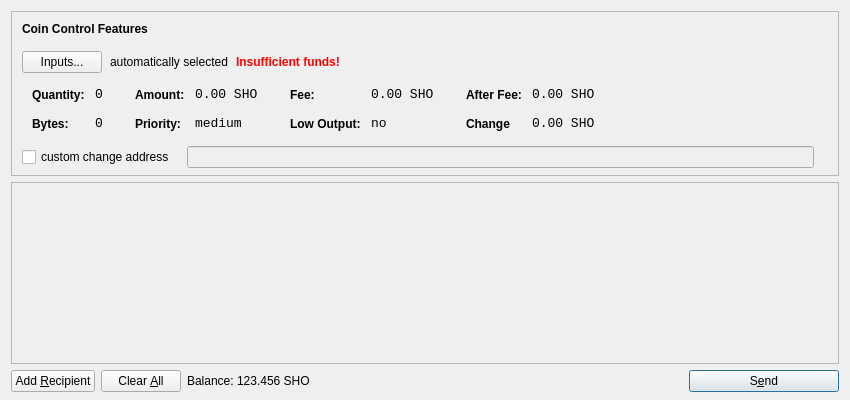
<?xml version="1.0" encoding="UTF-8"?>
<ui version="4.0">
 <class>SendCoinsDialog</class>
 <widget class="QDialog" name="SendCoinsDialog">
  <property name="geometry">
   <rect>
    <x>0</x>
    <y>0</y>
    <width>850</width>
    <height>400</height>
   </rect>
  </property>
  <property name="windowTitle">
   <string>Send Coins</string>
  </property>
  <layout class="QVBoxLayout" name="verticalLayout" stretch="0,1,0">
   <property name="bottomMargin">
    <number>8</number>
   </property>
   <item>
    <widget class="QFrame" name="frameCoinControl">
     <property name="sizePolicy">
      <sizepolicy hsizetype="Expanding" vsizetype="Expanding">
       <horstretch>0</horstretch>
       <verstretch>0</verstretch>
      </sizepolicy>
     </property>
     <property name="maximumSize">
      <size>
       <width>16777215</width>
       <height>16777215</height>
      </size>
     </property>
     <property name="frameShape">
      <enum>QFrame::StyledPanel</enum>
     </property>
     <property name="frameShadow">
      <enum>QFrame::Sunken</enum>
     </property>
     <layout class="QVBoxLayout" name="verticalLayoutCoinControl2">
      <property name="spacing">
       <number>-1</number>
      </property>
      <property name="leftMargin">
       <number>0</number>
      </property>
      <property name="topMargin">
       <number>0</number>
      </property>
      <property name="rightMargin">
       <number>0</number>
      </property>
      <property name="bottomMargin">
       <number>6</number>
      </property>
      <item>
       <layout class="QVBoxLayout" name="verticalLayoutCoinControl" stretch="0,0,0,0,1">
        <property name="spacing">
         <number>0</number>
        </property>
        <property name="leftMargin">
         <number>10</number>
        </property>
        <property name="topMargin">
         <number>10</number>
        </property>
        <item>
         <layout class="QHBoxLayout" name="horizontalLayoutCoinControl1">
          <property name="bottomMargin">
           <number>15</number>
          </property>
          <item>
           <widget class="QLabel" name="labelCoinControlFeatures">
            <property name="sizePolicy">
             <sizepolicy hsizetype="Preferred" vsizetype="Maximum">
              <horstretch>0</horstretch>
              <verstretch>0</verstretch>
             </sizepolicy>
            </property>
            <property name="font">
             <font>
              <weight>75</weight>
              <bold>true</bold>
             </font>
            </property>
            <property name="styleSheet">
             <string notr="true">font-weight:bold;</string>
            </property>
            <property name="text">
             <string>Coin Control Features</string>
            </property>
           </widget>
          </item>
         </layout>
        </item>
        <item>
         <layout class="QHBoxLayout" name="horizontalLayoutCoinControl2" stretch="0,0,0,0">
          <property name="spacing">
           <number>8</number>
          </property>
          <property name="bottomMargin">
           <number>10</number>
          </property>
          <item>
           <widget class="QPushButton" name="pushButtonCoinControl">
            <property name="styleSheet">
             <string notr="true"/>
            </property>
            <property name="text">
             <string>Inputs...</string>
            </property>
           </widget>
          </item>
          <item>
           <widget class="QLabel" name="labelCoinControlAutomaticallySelected">
            <property name="text">
             <string>automatically selected</string>
            </property>
            <property name="margin">
             <number>5</number>
            </property>
           </widget>
          </item>
          <item>
           <widget class="QLabel" name="labelCoinControlInsuffFunds">
            <property name="font">
             <font>
              <weight>75</weight>
              <bold>true</bold>
             </font>
            </property>
            <property name="styleSheet">
             <string notr="true">color:red;font-weight:bold;</string>
            </property>
            <property name="text">
             <string>Insufficient funds!</string>
            </property>
            <property name="margin">
             <number>5</number>
            </property>
           </widget>
          </item>
          <item>
           <spacer name="horizontalSpacerCoinControl">
            <property name="orientation">
             <enum>Qt::Horizontal</enum>
            </property>
            <property name="sizeHint" stdset="0">
             <size>
              <width>40</width>
              <height>1</height>
             </size>
            </property>
           </spacer>
          </item>
         </layout>
        </item>
        <item>
         <widget class="QWidget" name="widgetCoinControl" native="true">
          <property name="sizePolicy">
           <sizepolicy hsizetype="Preferred" vsizetype="Preferred">
            <horstretch>0</horstretch>
            <verstretch>0</verstretch>
           </sizepolicy>
          </property>
          <property name="minimumSize">
           <size>
            <width>0</width>
            <height>0</height>
           </size>
          </property>
          <property name="styleSheet">
           <string notr="true"/>
          </property>
          <layout class="QHBoxLayout" name="horizontalLayoutCoinControl5">
           <property name="margin">
            <number>0</number>
           </property>
           <item>
            <layout class="QHBoxLayout" name="horizontalLayoutCoinControl3" stretch="0,0,0,1">
             <property name="spacing">
              <number>20</number>
             </property>
             <property name="topMargin">
              <number>0</number>
             </property>
             <property name="bottomMargin">
              <number>10</number>
             </property>
             <item>
              <layout class="QFormLayout" name="formLayoutCoinControl1">
               <property name="horizontalSpacing">
                <number>10</number>
               </property>
               <property name="verticalSpacing">
                <number>14</number>
               </property>
               <property name="leftMargin">
                <number>10</number>
               </property>
               <property name="topMargin">
                <number>4</number>
               </property>
               <property name="rightMargin">
                <number>6</number>
               </property>
               <item row="0" column="0">
                <widget class="QLabel" name="labelCoinControlQuantityText">
                 <property name="styleSheet">
                  <string notr="true">font-weight:bold;</string>
                 </property>
                 <property name="text">
                  <string>Quantity:</string>
                 </property>
                 <property name="margin">
                  <number>0</number>
                 </property>
                </widget>
               </item>
               <item row="0" column="1">
                <widget class="QLabel" name="labelCoinControlQuantity">
                 <property name="font">
                  <font>
                   <family>Monospace</family>
                   <pointsize>10</pointsize>
                  </font>
                 </property>
                 <property name="cursor">
                  <cursorShape>IBeamCursor</cursorShape>
                 </property>
                 <property name="contextMenuPolicy">
                  <enum>Qt::ActionsContextMenu</enum>
                 </property>
                 <property name="text">
                  <string>0</string>
                 </property>
                 <property name="margin">
                  <number>0</number>
                 </property>
                 <property name="textInteractionFlags">
                  <set>Qt::LinksAccessibleByMouse|Qt::TextSelectableByKeyboard|Qt::TextSelectableByMouse</set>
                 </property>
                </widget>
               </item>
               <item row="1" column="0">
                <widget class="QLabel" name="labelCoinControlBytesText">
                 <property name="styleSheet">
                  <string notr="true">font-weight:bold;</string>
                 </property>
                 <property name="text">
                  <string>Bytes:</string>
                 </property>
                </widget>
               </item>
               <item row="1" column="1">
                <widget class="QLabel" name="labelCoinControlBytes">
                 <property name="font">
                  <font>
                   <family>Monospace</family>
                   <pointsize>10</pointsize>
                  </font>
                 </property>
                 <property name="cursor">
                  <cursorShape>IBeamCursor</cursorShape>
                 </property>
                 <property name="contextMenuPolicy">
                  <enum>Qt::ActionsContextMenu</enum>
                 </property>
                 <property name="text">
                  <string>0</string>
                 </property>
                 <property name="textInteractionFlags">
                  <set>Qt::LinksAccessibleByMouse|Qt::TextSelectableByKeyboard|Qt::TextSelectableByMouse</set>
                 </property>
                </widget>
               </item>
              </layout>
             </item>
             <item>
              <layout class="QFormLayout" name="formLayoutCoinControl2">
               <property name="horizontalSpacing">
                <number>10</number>
               </property>
               <property name="verticalSpacing">
                <number>14</number>
               </property>
               <property name="leftMargin">
                <number>6</number>
               </property>
               <property name="topMargin">
                <number>4</number>
               </property>
               <property name="rightMargin">
                <number>6</number>
               </property>
               <item row="0" column="0">
                <widget class="QLabel" name="labelCoinControlAmountText">
                 <property name="styleSheet">
                  <string notr="true">font-weight:bold;</string>
                 </property>
                 <property name="text">
                  <string>Amount:</string>
                 </property>
                 <property name="margin">
                  <number>0</number>
                 </property>
                </widget>
               </item>
               <item row="0" column="1">
                <widget class="QLabel" name="labelCoinControlAmount">
                 <property name="font">
                  <font>
                   <family>Monospace</family>
                   <pointsize>10</pointsize>
                  </font>
                 </property>
                 <property name="cursor">
                  <cursorShape>IBeamCursor</cursorShape>
                 </property>
                 <property name="contextMenuPolicy">
                  <enum>Qt::ActionsContextMenu</enum>
                 </property>
                 <property name="text">
                  <string>0.00 SHO</string>
                 </property>
                 <property name="textInteractionFlags">
                  <set>Qt::LinksAccessibleByMouse|Qt::TextSelectableByKeyboard|Qt::TextSelectableByMouse</set>
                 </property>
                </widget>
               </item>
               <item row="1" column="0">
                <widget class="QLabel" name="labelCoinControlPriorityText">
                 <property name="styleSheet">
                  <string notr="true">font-weight:bold;</string>
                 </property>
                 <property name="text">
                  <string>Priority:</string>
                 </property>
                </widget>
               </item>
               <item row="1" column="1">
                <widget class="QLabel" name="labelCoinControlPriority">
                 <property name="font">
                  <font>
                   <family>Monospace</family>
                   <pointsize>10</pointsize>
                  </font>
                 </property>
                 <property name="cursor">
                  <cursorShape>IBeamCursor</cursorShape>
                 </property>
                 <property name="contextMenuPolicy">
                  <enum>Qt::ActionsContextMenu</enum>
                 </property>
                 <property name="text">
                  <string>medium</string>
                 </property>
                 <property name="textInteractionFlags">
                  <set>Qt::LinksAccessibleByMouse|Qt::TextSelectableByKeyboard|Qt::TextSelectableByMouse</set>
                 </property>
                </widget>
               </item>
              </layout>
             </item>
             <item>
              <layout class="QFormLayout" name="formLayoutCoinControl3">
               <property name="horizontalSpacing">
                <number>10</number>
               </property>
               <property name="verticalSpacing">
                <number>14</number>
               </property>
               <property name="leftMargin">
                <number>6</number>
               </property>
               <property name="topMargin">
                <number>4</number>
               </property>
               <property name="rightMargin">
                <number>6</number>
               </property>
               <item row="0" column="0">
                <widget class="QLabel" name="labelCoinControlFeeText">
                 <property name="styleSheet">
                  <string notr="true">font-weight:bold;</string>
                 </property>
                 <property name="text">
                  <string>Fee:</string>
                 </property>
                 <property name="margin">
                  <number>0</number>
                 </property>
                </widget>
               </item>
               <item row="0" column="1">
                <widget class="QLabel" name="labelCoinControlFee">
                 <property name="font">
                  <font>
                   <family>Monospace</family>
                   <pointsize>10</pointsize>
                  </font>
                 </property>
                 <property name="cursor">
                  <cursorShape>IBeamCursor</cursorShape>
                 </property>
                 <property name="contextMenuPolicy">
                  <enum>Qt::ActionsContextMenu</enum>
                 </property>
                 <property name="text">
                  <string>0.00 SHO</string>
                 </property>
                 <property name="textInteractionFlags">
                  <set>Qt::LinksAccessibleByMouse|Qt::TextSelectableByKeyboard|Qt::TextSelectableByMouse</set>
                 </property>
                </widget>
               </item>
               <item row="1" column="0">
                <widget class="QLabel" name="labelCoinControlLowOutputText">
                 <property name="styleSheet">
                  <string notr="true">font-weight:bold;</string>
                 </property>
                 <property name="text">
                  <string>Low Output:</string>
                 </property>
                </widget>
               </item>
               <item row="1" column="1">
                <widget class="QLabel" name="labelCoinControlLowOutput">
                 <property name="font">
                  <font>
                   <family>Monospace</family>
                   <pointsize>10</pointsize>
                  </font>
                 </property>
                 <property name="cursor">
                  <cursorShape>IBeamCursor</cursorShape>
                 </property>
                 <property name="contextMenuPolicy">
                  <enum>Qt::ActionsContextMenu</enum>
                 </property>
                 <property name="text">
                  <string>no</string>
                 </property>
                 <property name="textInteractionFlags">
                  <set>Qt::LinksAccessibleByMouse|Qt::TextSelectableByKeyboard|Qt::TextSelectableByMouse</set>
                 </property>
                </widget>
               </item>
              </layout>
             </item>
             <item>
              <layout class="QFormLayout" name="formLayoutCoinControl4">
               <property name="horizontalSpacing">
                <number>10</number>
               </property>
               <property name="verticalSpacing">
                <number>14</number>
               </property>
               <property name="leftMargin">
                <number>6</number>
               </property>
               <property name="topMargin">
                <number>4</number>
               </property>
               <property name="rightMargin">
                <number>6</number>
               </property>
               <item row="0" column="0">
                <widget class="QLabel" name="labelCoinControlAfterFeeText">
                 <property name="styleSheet">
                  <string notr="true">font-weight:bold;</string>
                 </property>
                 <property name="text">
                  <string>After Fee:</string>
                 </property>
                 <property name="margin">
                  <number>0</number>
                 </property>
                </widget>
               </item>
               <item row="0" column="1">
                <widget class="QLabel" name="labelCoinControlAfterFee">
                 <property name="font">
                  <font>
                   <family>Monospace</family>
                   <pointsize>10</pointsize>
                  </font>
                 </property>
                 <property name="cursor">
                  <cursorShape>IBeamCursor</cursorShape>
                 </property>
                 <property name="contextMenuPolicy">
                  <enum>Qt::ActionsContextMenu</enum>
                 </property>
                 <property name="text">
                  <string>0.00 SHO</string>
                 </property>
                 <property name="textInteractionFlags">
                  <set>Qt::LinksAccessibleByMouse|Qt::TextSelectableByKeyboard|Qt::TextSelectableByMouse</set>
                 </property>
                </widget>
               </item>
               <item row="1" column="0">
                <widget class="QLabel" name="labelCoinControlChangeText">
                 <property name="styleSheet">
                  <string notr="true">font-weight:bold;</string>
                 </property>
                 <property name="text">
                  <string>Change</string>
                 </property>
                </widget>
               </item>
               <item row="1" column="1">
                <widget class="QLabel" name="labelCoinControlChange">
                 <property name="font">
                  <font>
                   <family>Monospace</family>
                   <pointsize>10</pointsize>
                  </font>
                 </property>
                 <property name="cursor">
                  <cursorShape>IBeamCursor</cursorShape>
                 </property>
                 <property name="contextMenuPolicy">
                  <enum>Qt::ActionsContextMenu</enum>
                 </property>
                 <property name="text">
                  <string>0.00 SHO</string>
                 </property>
                 <property name="textInteractionFlags">
                  <set>Qt::LinksAccessibleByMouse|Qt::TextSelectableByKeyboard|Qt::TextSelectableByMouse</set>
                 </property>
                </widget>
               </item>
              </layout>
             </item>
            </layout>
           </item>
          </layout>
         </widget>
        </item>
        <item>
         <layout class="QHBoxLayout" name="horizontalLayoutCoinControl4" stretch="0,0,0">
          <property name="spacing">
           <number>12</number>
          </property>
          <property name="sizeConstraint">
           <enum>QLayout::SetDefaultConstraint</enum>
          </property>
          <property name="topMargin">
           <number>5</number>
          </property>
          <property name="rightMargin">
           <number>5</number>
          </property>
          <item>
           <widget class="QCheckBox" name="checkBoxCoinControlChange">
            <property name="text">
             <string>custom change address</string>
            </property>
           </widget>
          </item>
          <item>
           <widget class="QLineEdit" name="lineEditCoinControlChange">
            <property name="enabled">
             <bool>false</bool>
            </property>
            <property name="sizePolicy">
             <sizepolicy hsizetype="Expanding" vsizetype="Fixed">
              <horstretch>0</horstretch>
              <verstretch>0</verstretch>
             </sizepolicy>
            </property>
           </widget>
          </item>
          <item>
           <widget class="QLabel" name="labelCoinControlChangeLabel">
            <property name="sizePolicy">
             <sizepolicy hsizetype="Preferred" vsizetype="Expanding">
              <horstretch>0</horstretch>
              <verstretch>0</verstretch>
             </sizepolicy>
            </property>
            <property name="minimumSize">
             <size>
              <width>0</width>
              <height>0</height>
             </size>
            </property>
            <property name="text">
             <string/>
            </property>
            <property name="margin">
             <number>3</number>
            </property>
           </widget>
          </item>
         </layout>
        </item>
        <item>
         <spacer name="verticalSpacerCoinControl">
          <property name="orientation">
           <enum>Qt::Vertical</enum>
          </property>
          <property name="sizeHint" stdset="0">
           <size>
            <width>800</width>
            <height>1</height>
           </size>
          </property>
         </spacer>
        </item>
       </layout>
      </item>
     </layout>
    </widget>
   </item>
   <item>
    <widget class="QScrollArea" name="scrollArea">
     <property name="widgetResizable">
      <bool>true</bool>
     </property>
     <widget class="QWidget" name="scrollAreaWidgetContents">
      <property name="geometry">
       <rect>
        <x>0</x>
        <y>0</y>
        <width>830</width>
        <height>165</height>
       </rect>
      </property>
      <layout class="QVBoxLayout" name="verticalLayout_2">
       <property name="margin">
        <number>0</number>
       </property>
       <item>
        <layout class="QVBoxLayout" name="entries">
         <property name="spacing">
          <number>6</number>
         </property>
        </layout>
       </item>
       <item>
        <spacer name="verticalSpacer">
         <property name="orientation">
          <enum>Qt::Vertical</enum>
         </property>
         <property name="sizeHint" stdset="0">
          <size>
           <width>20</width>
           <height>40</height>
          </size>
         </property>
        </spacer>
       </item>
      </layout>
     </widget>
    </widget>
   </item>
   <item>
    <layout class="QHBoxLayout" name="horizontalLayout">
     <item>
      <widget class="QPushButton" name="addButton">
       <property name="toolTip">
        <string>Send to multiple recipients at once</string>
       </property>
       <property name="text">
        <string>Add &amp;Recipient</string>
       </property>
       <property name="icon">
        <iconset resource="../bitcoin.qrc">
         <normaloff>:/icons/add</normaloff>:/icons/add</iconset>
       </property>
       <property name="autoDefault">
        <bool>false</bool>
       </property>
      </widget>
     </item>
     <item>
      <widget class="QPushButton" name="clearButton">
       <property name="sizePolicy">
        <sizepolicy hsizetype="Minimum" vsizetype="Fixed">
         <horstretch>0</horstretch>
         <verstretch>0</verstretch>
        </sizepolicy>
       </property>
       <property name="toolTip">
        <string>Remove all transaction fields</string>
       </property>
       <property name="text">
        <string>Clear &amp;All</string>
       </property>
       <property name="icon">
        <iconset resource="../bitcoin.qrc">
         <normaloff>:/icons/remove</normaloff>:/icons/remove</iconset>
       </property>
       <property name="autoRepeatDelay">
        <number>300</number>
       </property>
       <property name="autoDefault">
        <bool>false</bool>
       </property>
      </widget>
     </item>
     <item>
      <layout class="QHBoxLayout" name="horizontalLayout_2">
       <property name="spacing">
        <number>3</number>
       </property>
       <item>
        <widget class="QLabel" name="label">
         <property name="sizePolicy">
          <sizepolicy hsizetype="Preferred" vsizetype="Fixed">
           <horstretch>0</horstretch>
           <verstretch>0</verstretch>
          </sizepolicy>
         </property>
         <property name="text">
          <string>Balance:</string>
         </property>
        </widget>
       </item>
       <item>
        <widget class="QLabel" name="labelBalance">
         <property name="sizePolicy">
          <sizepolicy hsizetype="Preferred" vsizetype="Fixed">
           <horstretch>0</horstretch>
           <verstretch>0</verstretch>
          </sizepolicy>
         </property>
         <property name="cursor">
          <cursorShape>IBeamCursor</cursorShape>
         </property>
         <property name="text">
          <string>123.456 SHO</string>
         </property>
         <property name="textInteractionFlags">
          <set>Qt::LinksAccessibleByMouse|Qt::TextSelectableByKeyboard|Qt::TextSelectableByMouse</set>
         </property>
        </widget>
       </item>
      </layout>
     </item>
     <item>
      <spacer name="horizontalSpacer">
       <property name="orientation">
        <enum>Qt::Horizontal</enum>
       </property>
       <property name="sizeHint" stdset="0">
        <size>
         <width>40</width>
         <height>20</height>
        </size>
       </property>
      </spacer>
     </item>
     <item>
      <widget class="QPushButton" name="sendButton">
       <property name="minimumSize">
        <size>
         <width>150</width>
         <height>0</height>
        </size>
       </property>
       <property name="toolTip">
        <string>Confirm the send action</string>
       </property>
       <property name="text">
        <string>S&amp;end</string>
       </property>
       <property name="icon">
        <iconset resource="../bitcoin.qrc">
         <normaloff>:/icons/send</normaloff>:/icons/send</iconset>
       </property>
       <property name="default">
        <bool>true</bool>
       </property>
      </widget>
     </item>
    </layout>
   </item>
  </layout>
 </widget>
 <resources>
  <include location="../bitcoin.qrc"/>
 </resources>
 <connections/>
</ui>
